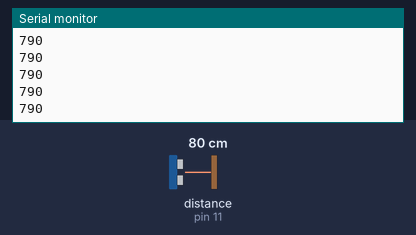
The sketch below on a simulated Arduino Uno, built with avr-gcc and run on an emulated ATmega328P. On the bench: the last lines printed to the serial monitor. Wiring (inferred from the names in the program): ultrasonic range finder: trigger pin 2; echo pin 11. The inputs (shaded band) are chosen by the test bench; at power-on: distance to the obstacle (sensor on pin 11) 80 cm. The echo pulse lasts 58.3 µs per cm.

Above: at 1.2 s.
1.3 s: distance to the obstacle (sensor on pin 11) set to 2 cm
At 1.38 s:
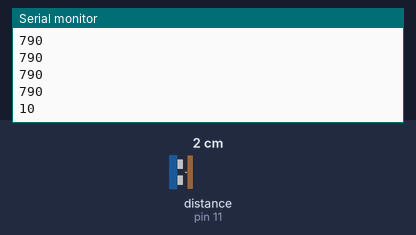
2.8 s: distance to the obstacle (sensor on pin 11) set to 4 cm
At 2.89 s:
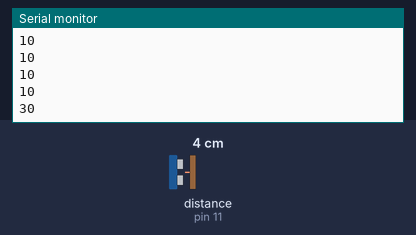
Timing chart, 0 to 5.8 s (numbered marks = the images above; inputs shaded):
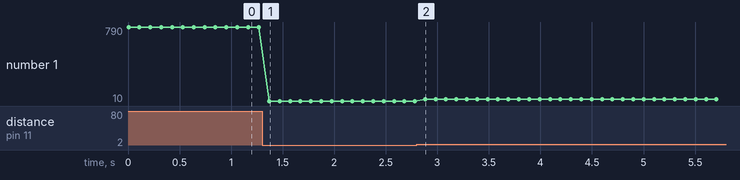

Measured:
- after the input at 1.3 s, the serial monitor: prints a new line after 0.07 s (image 1)
- after the input at 2.8 s, the serial monitor: prints a new line after 0.08 s (image 2)
- plotted number 1: 790 → 10 after the input at 1.3 s, 10 → 30 after the input at 2.8 s

The sketch:

distanceSensor.ino
```cpp
/*
HC-SR04 Ping distance sensor:
 VCC to arduino 5v
 GND to arduino GND
 Echo to Arduino pin 7
 Trig to Arduino pin 8

 This sketch originates from Virtualmix: http://goo.gl/kJ8Gl
 Has been modified by Winkle ink here: http://winkleink.blogspot.com.au/2012/05/arduino-hc-sr04-ultrasonic-distance.html
 And modified further by ScottC here: http://arduinobasics.blogspot.com.au/2012/11/arduinobasics-hc-sr04-ultrasonic-sensor.html
 on 10 Nov 2012.
 */


#define echoPin 11 // Echo Pin
#define trigPin 2 // Trigger Pin

int maximumRange = 200; // Maximum range needed
int minimumRange = 0; // Minimum range needed
long duration, distance; // Duration used to calculate distance

void setup() {
 Serial.begin (9600);
 pinMode(trigPin, OUTPUT);
 pinMode(echoPin, INPUT);
}

void loop() {
/* The following trigPin/echoPin cycle is used to determine the
 distance of the nearest object by bouncing soundwaves off of it. */
 digitalWrite(trigPin, LOW);
 delayMicroseconds(2);

 digitalWrite(trigPin, HIGH);
 delayMicroseconds(10);

 digitalWrite(trigPin, LOW);
 duration = pulseIn(echoPin, HIGH);

 //Serial.print(duration);
 //Calculate the distance (in cm) based on the speed of sound.
 distance = duration/58.2;

 if (distance >= maximumRange || distance <= minimumRange){
 /* Send a negative number to computer and Turn LED ON
 to indicate "out of range" */
 Serial.println("-1");
 }
 else {
 /* Send the distance to the computer using Serial protocol, and
 turn LED OFF to indicate successful reading. */
 Serial.println(distance*10);
 }

 //Delay 50ms before next reading.
 delay(100);
}
```
